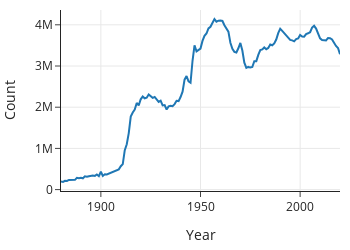

The notebook cell this image was saved under:
### Markdown cell above
Notice that the code is nearly the same as the nongrouped version, except that
it starts with a call to `.groupby('Year')`.

The result is a `pd.Series` with the total number of babies born for each year in the
data. Notice that the index of this series contains the unique `Year` values.
Now we can plot the counts over time:

### Code cell
counts_by_year = baby.groupby('Year')['Count'].sum().reset_index()
px.line(counts_by_year, x='Year', y='Count', width=350, height=250)

### Figure 1 — Plotly figure (JSON) as saved in the notebook; plotly's stock layout.template omitted (floating-point values rounded to 4 significant figures; data arrays with more than 128 entries replaced by an {"elided": "..."} marker saying what was removed)
{"data": [{"hovertemplate": "Year=%{x}<br>Count=%{y}<extra></extra>", "legendgroup": "", "line": {"color": "#1F77B4", "dash": "solid"}, "marker": {"symbol": "circle"}, "mode": "lines", "name": "", "orientation": "v", "showlegend": false, "type": "scatter", "x": {"elided": "141 int values"}, "xaxis": "x", "y": {"elided": "141 int values"}, "yaxis": "y"}], "layout": {"height": 250, "legend": {"tracegroupgap": 0}, "width": 350, "xaxis": {"anchor": "y", "autorange": true, "domain": [0, 1], "range": [1880, 2020], "title": {"text": "Year"}, "type": "linear"}, "yaxis": {"anchor": "x", "autorange": true, "domain": [0, 1], "range": [-33900.0, 4360000.0], "title": {"text": "Count"}, "type": "linear"}}}
